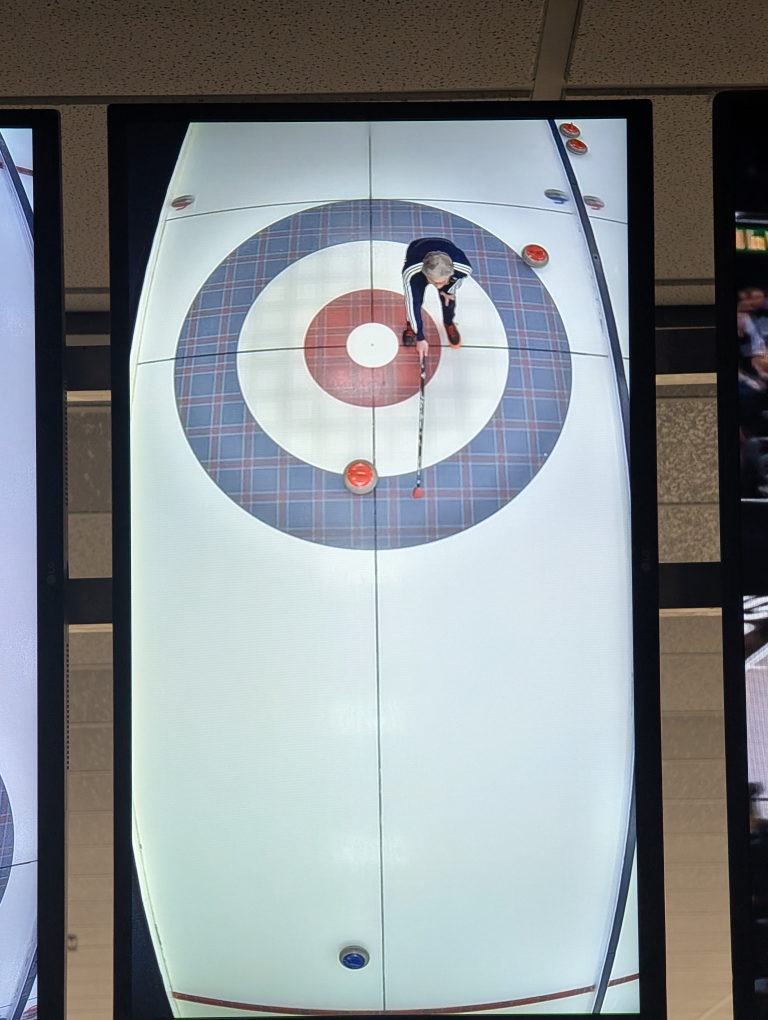
#> input picture test_images/curling_house_test.jpg, 3072 x 4080 px (shown at 1/4 size)
$ python jpstonedetection.py ../test_images/curling_house_test.jpg
#> lines starting #> are read from the running program, lines starting #| are printed output that depends on the picture; after the words box and inside, x2 and y2 are one past the last pixel; in counts of white or black regions, pixels touching at a corner belong together
# crop_and_detect_curling_lines.py
# Requirements: pip install opencv-python numpy

import argparse, os, json, math
import numpy as np
import cv2

# ------------------------- Core geometry utils -------------------------

def order_pts(pts):
    s = pts.sum(axis=1)
    diff = np.diff(pts, axis=1).reshape(-1)
    tl = pts[np.argmin(s)]
    br = pts[np.argmax(s)]
    tr = pts[np.argmin(diff)]
    bl = pts[np.argmax(diff)]
    return np.array([tl, tr, br, bl], dtype=np.float32)

def warp_from_rotated_rect(img, box_pts):
    box = order_pts(box_pts.astype(np.float32))
    wA = np.linalg.norm(box[1] - box[0]); wB = np.linalg.norm(box[2] - box[3])
    hA = np.linalg.norm(box[3] - box[0]); hB = np.linalg.norm(box[2] - box[1])
    width = int(round(max(wA, wB))); height = int(round(max(hA, hB)))
    width = max(width, 100); height = max(height, 100)
    dst = np.array([[0,0],[width-1,0],[width-1,height-1],[0,height-1]], dtype=np.float32)
    M = cv2.getPerspectiveTransform(box, dst)
    return cv2.warpPerspective(img, M, (width, height), flags=cv2.INTER_LINEAR)

# ------------------------- Sheet detection (crop/dewarp) -------------------------

def find_sheet_box(img_bgr):
    gray = cv2.cvtColor(img_bgr, cv2.COLOR_BGR2GRAY)
    gray = cv2.GaussianBlur(gray, (5,5), 0)
    clahe = cv2.createCLAHE(2.0, (8,8))
    g = clahe.apply(gray)
    th = cv2.adaptiveThreshold(g, 255, cv2.ADAPTIVE_THRESH_GAUSSIAN_C,
                               cv2.THRESH_BINARY, 35, -5)
    kernel = cv2.getStructuringElement(cv2.MORPH_RECT, (7,7))
    closed = cv2.morphologyEx(th, cv2.MORPH_CLOSE, kernel, iterations=2)
    cnts, _ = cv2.findContours(closed, cv2.RETR_EXTERNAL, cv2.CHAIN_APPROX_SIMPLE)
    if not cnts: raise RuntimeError("No contours found for sheet.")
    h, w = gray.shape; img_area = h*w
    cand = None; best_area = 0
    for c in cnts:
        area = cv2.contourArea(c)
        if area < 0.02*img_area: continue
        rect = cv2.minAreaRect(c); rw, rh = rect[1]
        if rw == 0 or rh == 0: continue
        aspect = max(rw, rh) / (min(rw, rh) + 1e-6)
        if 1.6 <= aspect <= 12.0 and area > best_area:
            cand = rect; best_area = area
    if cand is None: cand = cv2.minAreaRect(max(cnts, key=cv2.contourArea))
    return cv2.boxPoints(cand)

# [14 lines left out: function detect_house_end, not called in this run]

def ensure_house_at(warped_bgr, target_pos):
    if target_pos == 'none': return warped_bgr
    where = detect_house_end(warped_bgr)
    if where is None: return warped_bgr
    if (target_pos == 'top' and where == 'bottom') or (target_pos == 'bottom' and where == 'top'):
        return cv2.rotate(warped_bgr, cv2.ROTATE_180)
    return warped_bgr

def crop_tight(warped):
    gray = cv2.cvtColor(warped, cv2.COLOR_BGR2GRAY)
    _, t = cv2.threshold(gray, 0, 255, cv2.THRESH_BINARY+cv2.THRESH_OTSU)
    if np.mean(gray[t>0]) < np.mean(gray[t==0]): t = cv2.bitwise_not(t)
    t = cv2.morphologyEx(t, cv2.MORPH_CLOSE, cv2.getStructuringElement(cv2.MORPH_RECT,(7,7)),2)
    cnts,_ = cv2.findContours(t, cv2.RETR_EXTERNAL, cv2.CHAIN_APPROX_SIMPLE)
    if not cnts: return warped
    x,y,w,h = cv2.boundingRect(max(cnts, key=cv2.contourArea))
    return warped[y:y+h, x:x+w].copy()

# ------------------------- House circle detection -------------------------

def detect_house_circles(img_bgr):
    """
    Returns: dict with keys 'center' (x,y), 'radii' [r1<=r2<=...], and 'circles' [(x,y,r), ...]
    Robust across patterned rings by relying on gradients; tuned for overhead views.
    """
    out = {'center': None, 'radii': [], 'circles': []}
    h, w = img_bgr.shape[:2]
    # Crop to central band to suppress boards and hog area noise
    band = slice(int(0.15*h), int(0.65*h))
    roi = img_bgr[band, :]
    gray = cv2.cvtColor(roi, cv2.COLOR_BGR2GRAY)
    gray = cv2.GaussianBlur(gray, (7,7), 1.5)

    edges = cv2.Canny(gray, 60, 180, L2gradient=True)
    edges = cv2.medianBlur(edges, 5)

    # HoughCircles parameters are critical; dp=1.2, minDist relative to roi height
    min_r = int(0.08*min(roi.shape[:2]))
    max_r = int(0.45*min(roi.shape[:2]))
    circles = cv2.HoughCircles(edges, cv2.HOUGH_GRADIENT, dp=1.2, minDist=25,
                               param1=180, param2=25, minRadius=min_r, maxRadius=max_r)
    if circles is None: return out
    circles = np.round(circles[0, :]).astype(int)

    # Group by center proximity -> choose dominant center, then sort by radius
    if len(circles) > 1:
        # KMeans-like single-center vote
        cx = np.median(circles[:,0]); cy = np.median(circles[:,1])
        # convert roi coords to image coords
        cy += int(0.15*h)
        # keep circles whose centers are near the median center
        keep = []
        for (x,y,r) in circles:
            y_full = y + int(0.15*h)
            if abs(x - cx) < 0.06*w and abs(y_full - cy) < 0.06*h:
                keep.append((int(x), int(y_full), int(r)))
        if len(keep) == 0:
            # fallback: take largest three by radius
            keep = [(int(x), int(y+int(0.15*h)), int(r)) for (x,y,r) in circles]
        circles = np.array(keep, dtype=int)
    else:
        x,y,r = circles[0]; circles = np.array([(int(x), int(y+int(0.15*h)), int(r))])

    # Normalize to image coords and sort by radius
    circles = sorted([(int(x), int(y), int(r)) for (x,y,r) in circles], key=lambda t: t[2])
    out['circles'] = circles
    # center from average of circles
    cx = int(np.mean([c[0] for c in circles])); cy = int(np.mean([c[1] for c in circles]))
    out['center'] = (cx, cy)
    out['radii'] = [c[2] for c in circles]
    return out

# ------------------------- Line detection and classification -------------------------

def detect_lines(img_bgr):
    """
    Returns the strongest long near-horizontal and near-vertical segments after Canny+Hough.
    """
    h, w = img_bgr.shape[:2]
    gray = cv2.cvtColor(img_bgr, cv2.COLOR_BGR2GRAY)
    blur = cv2.GaussianBlur(gray, (5,5), 0)
    edges = cv2.Canny(blur, 40, 120, L2gradient=True)

    # Prefer long lines; tune minLineLength relative to width/height
    min_len_v = int(0.60 * h)
    min_len_h = int(0.40 * w)
    lines = cv2.HoughLinesP(edges, rho=1, theta=np.pi/180, threshold=120,
                            minLineLength=min(min_len_h, min_len_v), maxLineGap=18)
    if lines is None: return []

    segs = []
    for l in lines[:,0,:]:
        x1,y1,x2,y2 = map(int, l)
        dx,dy = x2-x1, y2-y1
        length = math.hypot(dx,dy)
        if length < min(min_len_h, min_len_v): continue
        angle = abs(math.degrees(math.atan2(dy, dx)))
        # normalize angle to [0,90]
        angle = angle if angle <= 90 else 180 - angle
        segs.append({'p1':(x1,y1), 'p2':(x2,y2), 'len':length, 'angle':angle})
    return segs

def classify_sheet_lines(segs, center, img_shape):
    """
    Classify centerline (vertical through center),
    tee line (horizontal through center),
    backline (next horizontal below center),
    hog line (next horizontal above center, far from center).
    Uses geometric proximity and expected spacing ratio hog≈3.5×back (tee to hog ~6.40m, tee to back 1.83m).
    """
    h, w = img_shape[:2]
    cx, cy = center if center else (w//2, h//2)

    # Separate near-vertical and near-horizontal
    verticals  = [s for s in segs if s['angle'] > 70]     # ~vertical
    horizontals = [s for s in segs if s['angle'] < 20]    # ~horizontal

    # Centerline: vertical whose x at mid-height is nearest to center.x
    def seg_x_at_y(s, yq):
        (x1,y1),(x2,y2) = s['p1'], s['p2']
        if x2==x1: return x1
        if y2==y1: return (x1+x2)//2
        t = (yq - y1) / (y2 - y1)
        t = max(0,min(1,t))
        return int(x1 + t*(x2-x1))
    centerline = None
    if verticals:
        centerline = min(verticals, key=lambda s: abs(seg_x_at_y(s, cy) - cx))

    # Tee/back/hog from horizontals based on y-position
    ys = []
    for s in horizontals:
        (x1,y1),(x2,y2) = s['p1'], s['p2']
        y = int((y1+y2)/2)
        ys.append((y,s))
    ys.sort(key=lambda t: t[0])

    tee = None; back = None; hog = None
    if ys:
        # Tee line: closest horizontal to cy
        tee_y, tee = min(ys, key=lambda t: abs(t[0]-cy))
        # Candidates above/below
        below = [(y,s) for (y,s) in ys if y > tee_y + 0.01*h]
        above = [(y,s) for (y,s) in ys if y < tee_y - 0.01*h]
        # Backline: nearest below
        if below:
            back_y, back = min(below, key=lambda t: abs(t[0]-tee_y))
        # Hogline: pick a strong line above with spacing ratio ~3.5× back
        if above:
            if back is not None:
                target = 3.5 * abs(back_y - tee_y)
                hog_y, hog = min(above, key=lambda t: abs((tee_y - t[0]) - target))
                # if ratio is poor, fallback to farthest visible above
                if abs((tee_y - hog_y) - target) > 0.25*target:
                    hog_y, hog = max(above, key=lambda t: abs(t[0]-tee_y))
            else:
                hog_y, hog = max(above, key=lambda t: abs(t[0]-tee_y))

    result = {
        'centerline': line_to_dict(centerline),
        'tline':      line_to_dict(tee),
        'backline':   line_to_dict(back),
        'hogline':    line_to_dict(hog)
    }
    return result

def line_to_dict(seg):
    if seg is None: return None
    return {'p1': seg['p1'], 'p2': seg['p2'], 'length': seg['len'], 'angle_deg': seg['angle']}

# ------------------------- Pipeline -------------------------

def process_image(path_in, path_out, overlay_out, json_out, house_pos):
    img = cv2.imread(path_in, cv2.IMREAD_COLOR)
    if img is None: raise RuntimeError(f"Failed to read image: {path_in}")

    scale = 1200 / max(img.shape[:2]) if max(img.shape[:2]) > 1200 else 1.0
    small = cv2.resize(img, (int(img.shape[1]*scale), int(img.shape[0]*scale)),
                       interpolation=cv2.INTER_AREA) if scale!=1.0 else img

    box_small = find_sheet_box(small)
    box_full = box_small / scale
    warped = warp_from_rotated_rect(img, box_full)
    warped = ensure_house_at(warped, house_pos)
    warped = crop_tight(warped)

    # Write cropped/dewarped
    if path_out:
        cv2.imwrite(path_out, warped)

    # Detect features
    circles_info = detect_house_circles(warped)
    segs = detect_lines(warped)
    line_map = classify_sheet_lines(segs, circles_info['center'], warped.shape)

    # Prepare overlay
    overlay = warped.copy()
    # Draw circles
    if circles_info['center'] is not None:
        for (x,y,r) in circles_info['circles']:
            cv2.circle(overlay, (x,y), r, (0,255,0), 2)
        cv2.circle(overlay, circles_info['center'], 4, (0,0,255), -1)

    # Draw lines (distinct colors)
    def draw_seg(seg, color):
        if seg is None: return
        cv2.line(overlay, tuple(seg['p1']), tuple(seg['p2']), color, 3)

    draw_seg(line_map['centerline'], (255,0,0))   # blue
    draw_seg(line_map['tline'],      (0,165,255)) # orange
    draw_seg(line_map['backline'],   (0,0,255))   # red
    draw_seg(line_map['hogline'],    (0,255,255)) # yellow

    if overlay_out:
        cv2.imwrite(overlay_out, overlay)

    # JSON export with pixel coordinates (image origin top-left)
    result = {
        'image_size': {'width': int(warped.shape[1]), 'height': int(warped.shape[0])},
        'house': {
            'center_px': circles_info['center'],
            'radii_px': circles_info['radii'],
            'circles_px': circles_info['circles']  # [(x,y,r), ...]
        },
        'lines': line_map
    }
    if json_out:
        with open(json_out, 'w') as f:
            json.dump(result, f, indent=2)
    return result

# ------------------------- CLI -------------------------

def main():
    ap = argparse.ArgumentParser(description="Crop/dewarp curling sheet and detect house circles and critical lines.")
    ap.add_argument("input", help="input image path")
    ap.add_argument("--out", required=False, help="output cropped image (jpg/png)")
    ap.add_argument("--overlay", required=False, help="output overlay image with annotations (png)")
    ap.add_argument("--json", required=False, help="output JSON with pixel coordinates")
    ap.add_argument("--house", choices=["top","bottom","none"], default="none",
                    help="rotate so the house is at the requested edge if detected")
    args = ap.parse_args()

    # Default outputs if not provided
    root, ext = os.path.splitext(args.input)
    path_out = args.out or f"{root}_cropped.jpg"
    overlay_out = args.overlay or f"{root}_overlay.png"
    json_out = args.json or f"{root}_features.json"

    process_image(args.input, path_out, overlay_out, json_out, args.house)
#> in process_image, img is the input picture: shape (4080, 3072, 3); mean B, G, R 144.2, 141, 135.1
#> in find_sheet_box, `th = cv2.adaptiveThreshold(g, 255, cv2.ADAPTIVE_THRESH_GAUSSIAN_C, cv2..`:
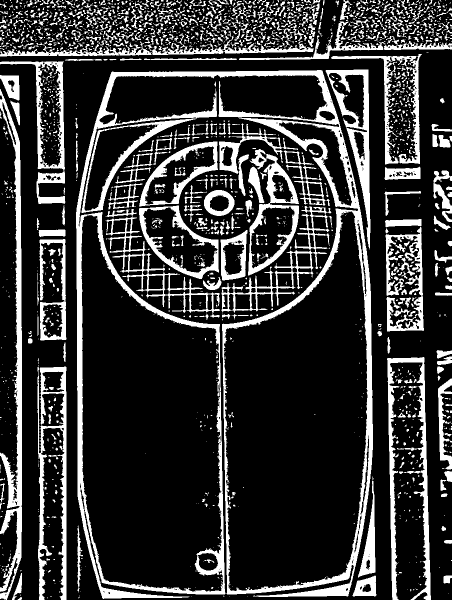
#> th: shape (1200, 903) (shown at 1/2 size); 20.8% white; 1999 white regions (1423 under 20 px), largest, box (x1, y1, x2, y2) and area: (152, 140, 746, 1198) 57590, (0, 178, 44, 1200) 12787, (774, 714, 862, 1200) 10154
#> in find_sheet_box, `closed = cv2.morphologyEx(th, cv2.MORPH_CLOSE, kernel, iterations=2)`:
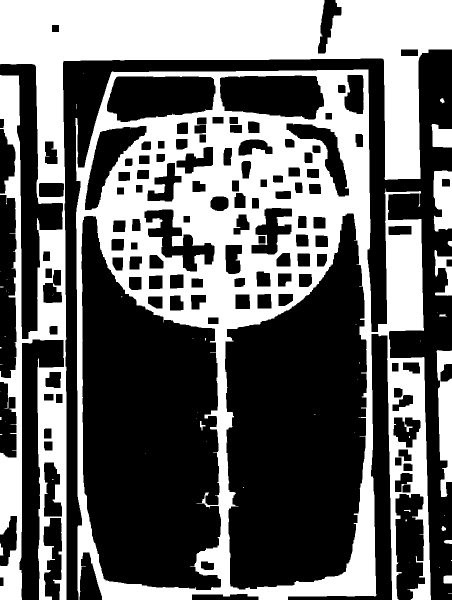
#> closed: shape (1200, 903) (shown at 1/2 size); 41% white; 53 white regions (38 under 20 px)
#> in find_sheet_box, `cnts, _ = cv2.findContours(closed, cv2.RETR_EXTERNAL, cv2.CHAIN_APPROX..`: cnts = 36 contours, 23 with area under 20; largest, box (x1, y1, x2, y2) and area: (151, 139, 862, 1200) 649989, (0, 0, 903, 1200) 191586, (873, 700, 903, 994) 5608, (867, 341, 903, 463) 3660, (863, 248, 903, 295) 1430
#> the loop in find_sheet_box, `for c in cnts:` made 36 passes
#> area on passes 2, 6, 7, 8, 17, 21, 28, 29: 220.5, 85, 81.5, 50, 5608.5, 35.5, 1286, 52.5
#> after the loop in find_sheet_box, `for c in cnts:`: best_area = 0
#> in find_sheet_box, `if cand is None: cand = cv2.minAreaRect(max(cnts, key=cv2.contourArea))`: cand = ((505.8, 670.2), (706, 1060.7), -0.246)
#> in process_image, `box_small = find_sheet_box(small)`: box_small = [[155.1, 1202], [150.5, 141.4], [856.5, 138.4], [861, 1199]]
#> in process_image, `box_full = box_small / scale`: box_full = [[527.3, 4086.9], [511.8, 480.7], [2912, 470.4], [2927.5, 4076.6]]
#> in order_pts, `s = pts.sum(axis=1)`: s = [4614.2, 992.5, 3382.4, 7004.1]
#> in order_pts, `diff = np.diff(pts, axis=1).reshape(-1)`: diff = [3559.6, -31.06, -2441.6, 1149.1]
#> in order_pts, `tl = pts[np.argmin(s)]`: tl = [511.8, 480.7]
#> in order_pts, `br = pts[np.argmax(s)]`: br = [2927.5, 4076.6]
#> in order_pts, `tr = pts[np.argmin(diff)]`: tr = [2912, 470.4]
#> in order_pts, `bl = pts[np.argmax(diff)]`: bl = [527.3, 4086.9]
#> in warp_from_rotated_rect, `box = order_pts(box_pts.astype(np.float32))`: box = [[511.8, 480.7], [2912, 470.4], [2927.5, 4076.6], [527.3, 4086.9]]
#> in warp_from_rotated_rect, `wA = np.linalg.norm(box[1] - box[0])`: wA = 2400.2
#> in warp_from_rotated_rect, `hA = np.linalg.norm(box[3] - box[0])`: hA = 3606.2
#> in warp_from_rotated_rect, `width = int(round(max(wA, wB)))`: width = 2400
#> in warp_from_rotated_rect, `height = int(round(max(hA, hB)))`: height = 3606
#> in warp_from_rotated_rect, `dst = np.array([[0,0],[width-1,0],[width-1,height-1],[0,height-1]], dt..`: dst = [[0, 0], [2399, 0], [2399, 3605], [0, 3605]]
#> in warp_from_rotated_rect, `M = cv2.getPerspectiveTransform(box, dst)`: M = [[0.999, -0.0043, -509.5], [0.0043, 1, -482.8], [1.4e-11, -1.77e-11, 1]]
#> in crop_tight, `t = cv2.morphologyEx(t, cv2.MORPH_CLOSE, cv2.getStructuringElement(cv2..`:
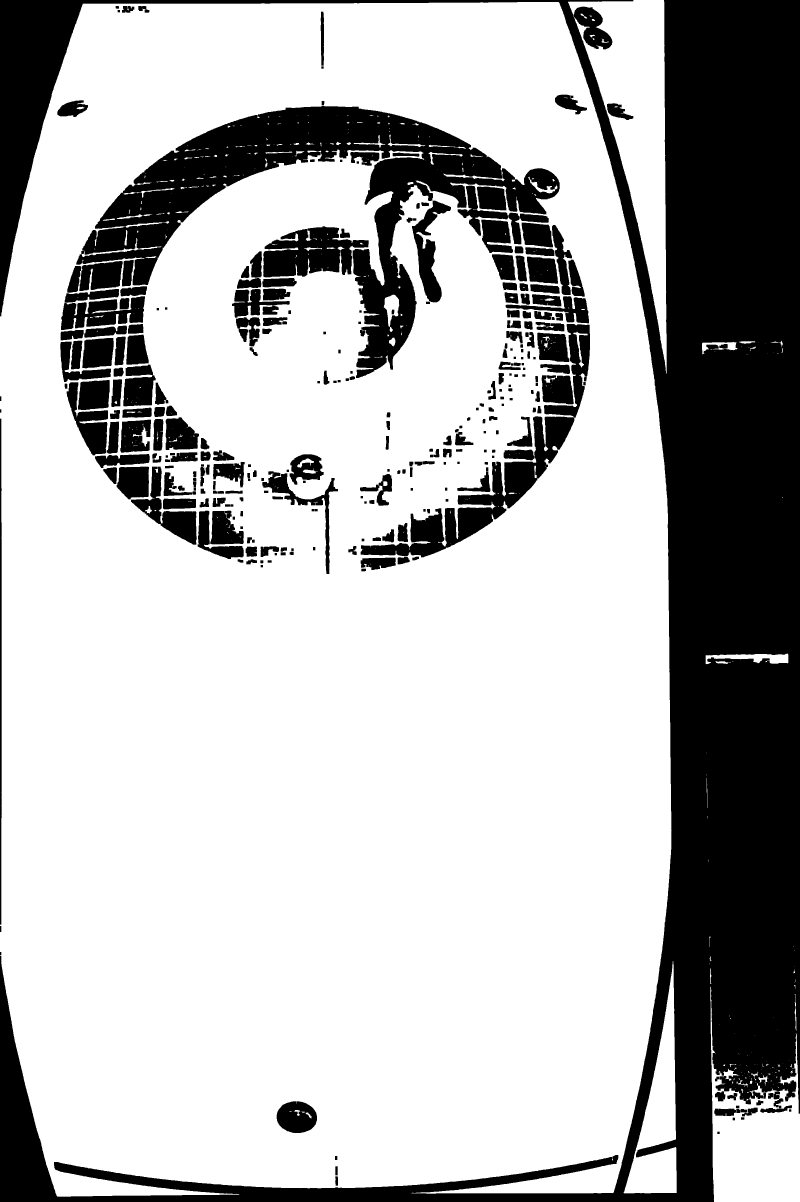
#> t: shape (3606, 2400) (shown at 1/3 size); 71.8% white; 312 black regions
#> in crop_tight, `cnts,_ = cv2.findContours(t, cv2.RETR_EXTERNAL, cv2.CHAIN_APPROX_SIMPLE)`: cnts = 116 contours, 99 with area under 20; largest, box (x1, y1, x2, y2) and area: (0, 6, 2015, 3590) 6706997, (1704, 0, 2000, 1122) 135410, (2131, 2960, 2400, 3606) 87854, (1871, 2884, 2030, 3580) 45428, (2117, 1961, 2365, 1993) 3902
#> in crop_tight, `x,y,w,h = cv2.boundingRect(max(cnts, key=cv2.contourArea))`: x = 0; y = 6; w = 2015; h = 3584
#> in detect_house_circles, `edges = cv2.medianBlur(edges, 5)`:
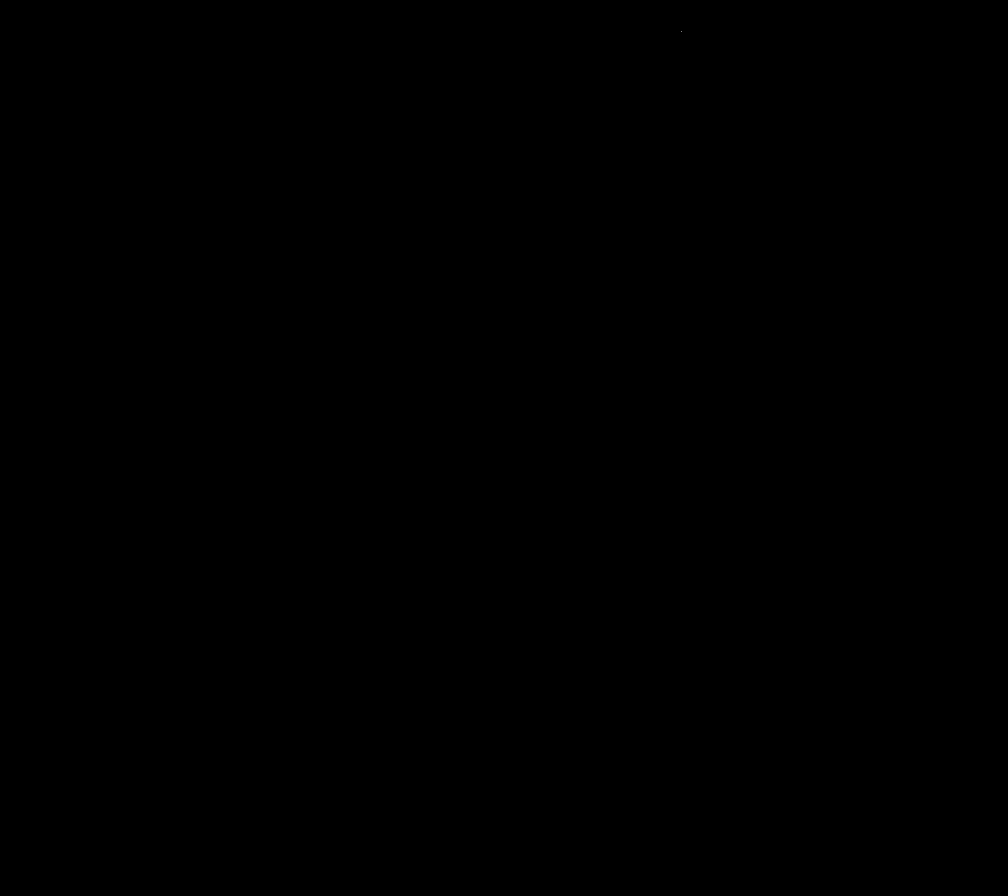
#> edges: shape (1792, 2015) (shown at 1/2 size); 0% white in thin lines or dots, all inside (x1, y1, x2, y2) = (1363, 63, 1364, 64)
#> in detect_house_circles, `circles = cv2.HoughCircles(edges, cv2.HOUGH_GRADIENT, dp=1.2, minDist=..`: circles = None
#> in process_image, `circles_info = detect_house_circles(warped)`: circles_info = 3 items
#> in detect_lines, `edges = cv2.Canny(blur, 40, 120, L2gradient=True)`:
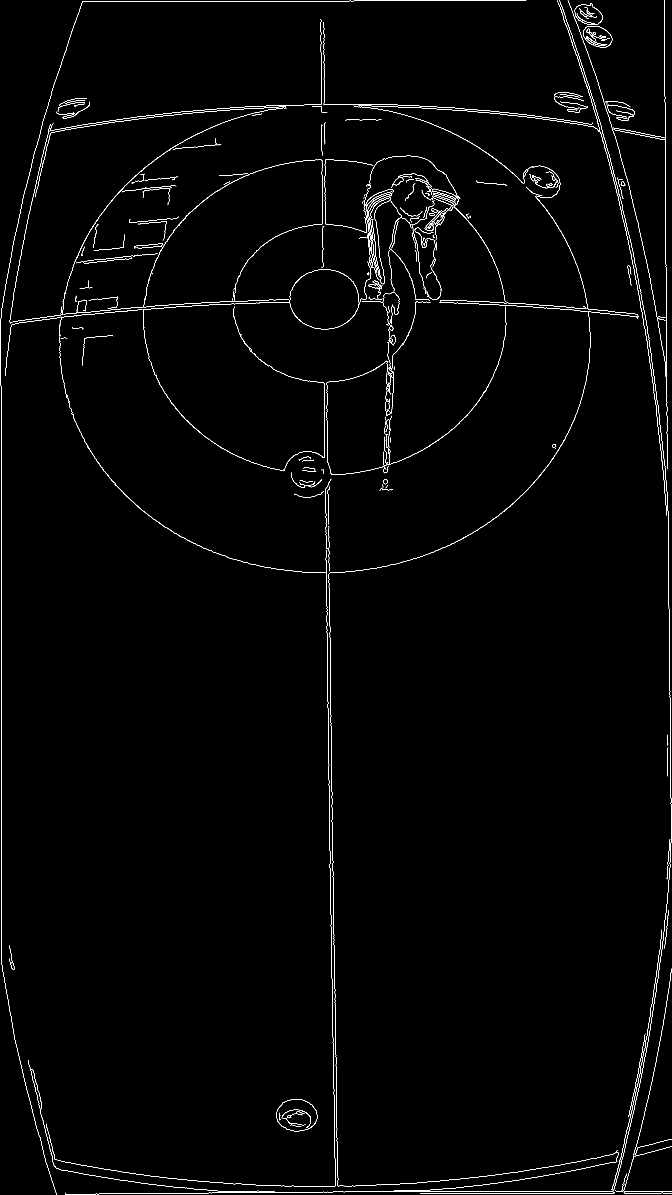
#> edges: shape (3584, 2015) (shown at 1/3 size); 0.87% white in thin lines or dots
#> in detect_lines, `lines = cv2.HoughLinesP(edges, rho=1, theta=np.pi/180, threshold=120, ..`: lines = [[4, 2709, 4, 1341]]
#> the loop in detect_lines, `for l in lines[:,0,:]:` made 1 pass
#> (x1, y1, x2, y2, dx, dy, length, angle) on pass 1: (4, 2709, 4, 1341, 0, -1368, 1368, 90)
#> after the loop in detect_lines, `for l in lines[:,0,:]:`: segs = 1 item
#> in classify_sheet_lines, `horizontals = [s for s in segs if s['angle'] < 20]`: horizontals = []
#> in classify_sheet_lines, `centerline = min(verticals, key=lambda s: abs(seg_x_at_y(s, cy) - cx))`: centerline = {'p1': (4, 2709), 'p2': (4, 1341), 'len': 1368, 'angle': 90}
#> after the loop in classify_sheet_lines, `for s in horizontals:`: ys = []
#> in process_image, `line_map = classify_sheet_lines(segs, circles_info['center'], warped.s..`: line_map = 4 items
    print(f"Wrote:\n  {path_out}\n  {overlay_out}\n  {json_out}")

if __name__ == "__main__":
    main()
